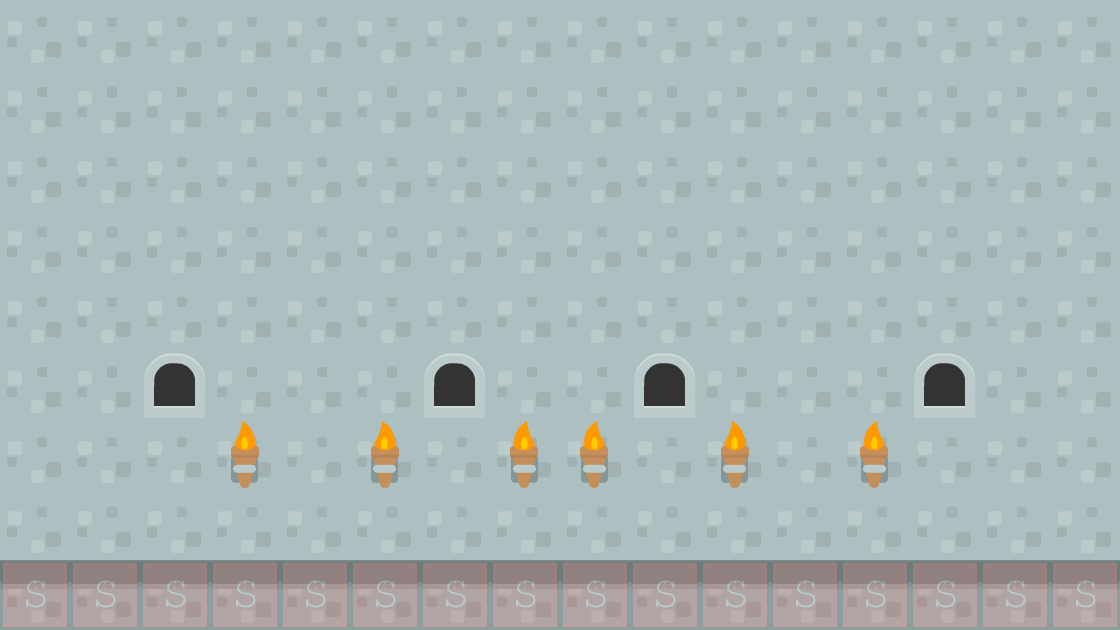

A 2D game scene composited from a Tiled map and its tileset images. What follows is a short description and the map's XML, with each tile layer's data collapsed to a summary:
An orthogonal 16x9 tile map with 70x70 px tiles, 3 tile layers (foreground, background, collision), 2 tilesets and 2 objects (EnimeBase, PlayerBase).

<map version="1.0" orientation="orthogonal" renderorder="right-down" width="16" height="9" tilewidth="70" tileheight="70" backgroundcolor="#00aaff">
 <tileset firstgid="1" name="background-tiles" tilewidth="70" tileheight="70">
  <image source="../img/background-tiles.png" width="910" height="910" />
  <tile id="0">
   <properties>
    <property name="type" value="solid" />
   </properties>
  </tile>
 </tileset>
 <tileset firstgid="170" name="meta-tiles" tilewidth="70" tileheight="70">
  <image source="../img/meta-tiles.png" width="350" height="70" />
  <tile id="4">
   <properties>
    <property name="type" value="solid" />
   </properties>
  </tile>
 </tileset>
 <layer name="foreground" width="16" height="9">
  <data>[144 cells, 128 non-empty, 1 distinct tile ids]</data>
 </layer>
 <layer name="background" width="16" height="9">
  <data>[144 cells, 26 non-empty, 4 distinct tile ids]</data>
 </layer>
 <layer name="collision" width="16" height="9" opacity="0.18">
  <data>[144 cells, 16 non-empty, 1 distinct tile ids]</data>
 </layer>
 <objectgroup name="BaseEntities">
  <object name="EnimeBase" x="980" y="418" width="66" height="140" />
  <object name="PlayerBase" x="70" y="420" width="70" height="136">
   <properties>
    <property name="PlayerBase" value="" />
   </properties>
  </object>
 </objectgroup>
</map>
